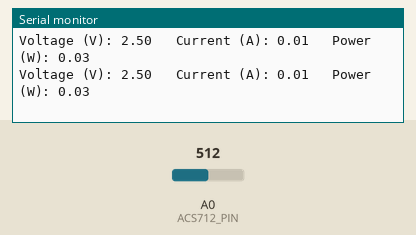
Bench run of a sketch on a simulated Arduino Uno, built with avr-gcc and run on an emulated ATmega328P. On the bench: the last lines printed to the serial monitor. The test bench sets the inputs (shaded band); at power-on: A0 (ACS712_PIN) = 512.

Above: at 1.8 s.
1.9 s: A0 (ACS712_PIN) set to 716
At 2.8 s:
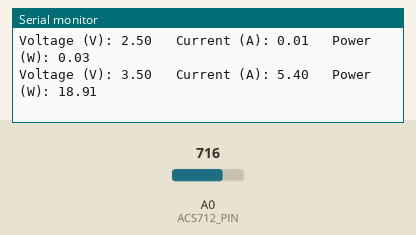
3.4 s: A0 (ACS712_PIN) set to 900
At 4.8 s:
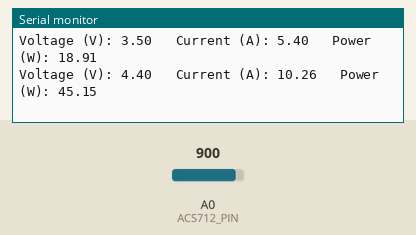
Timing chart, 0 to 6.4 s (numbered marks = the images above; inputs shaded):
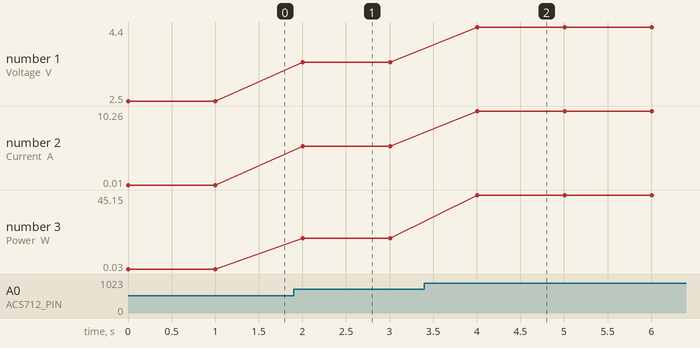

Measured:
- after the input at 1.9 s, the serial monitor: prints a new line after 0.10 s (image 1)
- after the input at 3.4 s, the serial monitor: prints a new line after 0.61 s (image 2)
- plotted number 1: 2.5 → 3.5 after the input at 1.9 s, 3.5 → 4.4 after the input at 3.4 s
- plotted number 2: 0.01 → 5.4 after the input at 1.9 s, 5.4 → 10.26 after the input at 3.4 s
- plotted number 3: 0.03 → 18.91 after the input at 1.9 s, 18.91 → 45.15 after the input at 3.4 s

The sketch:

EMS.ino
```cpp
const int ACS712_PIN = A0; // Analog pin connected to ACS712 sensor
const float ACS712_SENSITIVITY = 0.185; // Sensitivity of the ACS712 sensor for 30A version

void setup() {
  Serial.begin(9600);
}

void loop() {
  // Read analog value from ACS712 sensor
  int sensorValue = analogRead(ACS712_PIN);

  // Convert analog value to voltage
  float voltage = sensorValue * (5.0 / 1023.0);

  // Convert voltage to current using ACS712 sensitivity
  float current = (voltage - 2.5) / ACS712_SENSITIVITY;

  // Display voltage, current, and power readings
  Serial.print("Voltage (V): ");
  Serial.print(voltage);
  Serial.print("\t Current (A): ");
  Serial.print(current);
  Serial.print("\t Power (W): ");
  Serial.println(voltage * current);

  delay(1000); // Delay for stability
}
```
